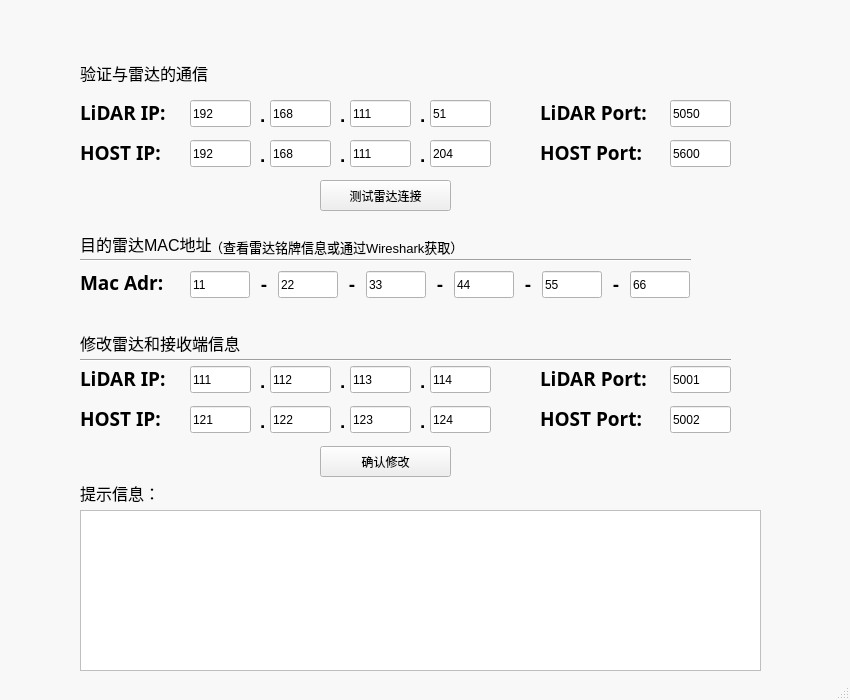
<?xml version="1.0" encoding="UTF-8"?>
<ui version="4.0">
 <class>Mainwindow</class>
 <widget class="QMainWindow" name="Mainwindow">
  <property name="geometry">
   <rect>
    <x>0</x>
    <y>0</y>
    <width>850</width>
    <height>700</height>
   </rect>
  </property>
  <property name="minimumSize">
   <size>
    <width>850</width>
    <height>700</height>
   </size>
  </property>
  <property name="maximumSize">
   <size>
    <width>850</width>
    <height>700</height>
   </size>
  </property>
  <property name="palette">
   <palette>
    <active>
     <colorrole role="Base">
      <brush brushstyle="SolidPattern">
       <color alpha="255">
        <red>255</red>
        <green>255</green>
        <blue>255</blue>
       </color>
      </brush>
     </colorrole>
     <colorrole role="Window">
      <brush brushstyle="SolidPattern">
       <color alpha="255">
        <red>249</red>
        <green>248</green>
        <blue>248</blue>
       </color>
      </brush>
     </colorrole>
    </active>
    <inactive>
     <colorrole role="Base">
      <brush brushstyle="SolidPattern">
       <color alpha="255">
        <red>255</red>
        <green>255</green>
        <blue>255</blue>
       </color>
      </brush>
     </colorrole>
     <colorrole role="Window">
      <brush brushstyle="SolidPattern">
       <color alpha="255">
        <red>249</red>
        <green>248</green>
        <blue>248</blue>
       </color>
      </brush>
     </colorrole>
    </inactive>
    <disabled>
     <colorrole role="Base">
      <brush brushstyle="SolidPattern">
       <color alpha="255">
        <red>249</red>
        <green>248</green>
        <blue>248</blue>
       </color>
      </brush>
     </colorrole>
     <colorrole role="Window">
      <brush brushstyle="SolidPattern">
       <color alpha="255">
        <red>249</red>
        <green>248</green>
        <blue>248</blue>
       </color>
      </brush>
     </colorrole>
    </disabled>
   </palette>
  </property>
  <property name="windowTitle">
   <string>Tanway User Menu</string>
  </property>
  <widget class="QWidget" name="centralwidget">
   <widget class="QLineEdit" name="NewLiDARIP1">
    <property name="geometry">
     <rect>
      <x>190</x>
      <y>366</y>
      <width>61</width>
      <height>27</height>
     </rect>
    </property>
    <property name="text">
     <string>111</string>
    </property>
   </widget>
   <widget class="QLineEdit" name="NewLiDARIP2">
    <property name="geometry">
     <rect>
      <x>270</x>
      <y>366</y>
      <width>61</width>
      <height>27</height>
     </rect>
    </property>
    <property name="text">
     <string>112</string>
    </property>
   </widget>
   <widget class="QLineEdit" name="NewLiDARIP3">
    <property name="geometry">
     <rect>
      <x>350</x>
      <y>366</y>
      <width>61</width>
      <height>27</height>
     </rect>
    </property>
    <property name="text">
     <string>113</string>
    </property>
   </widget>
   <widget class="QLineEdit" name="NewLiDARIP4">
    <property name="geometry">
     <rect>
      <x>430</x>
      <y>366</y>
      <width>61</width>
      <height>27</height>
     </rect>
    </property>
    <property name="text">
     <string>114</string>
    </property>
   </widget>
   <widget class="QLabel" name="NewLiDARIP_label">
    <property name="geometry">
     <rect>
      <x>80</x>
      <y>366</y>
      <width>103</width>
      <height>25</height>
     </rect>
    </property>
    <property name="font">
     <font>
      <family>Tlwg Mono</family>
      <pointsize>14</pointsize>
      <weight>75</weight>
      <italic>false</italic>
      <bold>true</bold>
     </font>
    </property>
    <property name="layoutDirection">
     <enum>Qt::RightToLeft</enum>
    </property>
    <property name="text">
     <string>LiDAR IP:</string>
    </property>
   </widget>
   <widget class="QLabel" name="NewLPdot1">
    <property name="geometry">
     <rect>
      <x>260</x>
      <y>366</y>
      <width>10</width>
      <height>30</height>
     </rect>
    </property>
    <property name="font">
     <font>
      <pointsize>14</pointsize>
      <weight>75</weight>
      <bold>true</bold>
     </font>
    </property>
    <property name="text">
     <string>.</string>
    </property>
   </widget>
   <widget class="QLabel" name="NewLPdot2">
    <property name="geometry">
     <rect>
      <x>340</x>
      <y>366</y>
      <width>10</width>
      <height>30</height>
     </rect>
    </property>
    <property name="font">
     <font>
      <pointsize>14</pointsize>
      <weight>75</weight>
      <bold>true</bold>
     </font>
    </property>
    <property name="text">
     <string>.</string>
    </property>
   </widget>
   <widget class="QLabel" name="NewLPdot3">
    <property name="geometry">
     <rect>
      <x>420</x>
      <y>366</y>
      <width>10</width>
      <height>30</height>
     </rect>
    </property>
    <property name="font">
     <font>
      <pointsize>14</pointsize>
      <weight>75</weight>
      <bold>true</bold>
     </font>
    </property>
    <property name="text">
     <string>.</string>
    </property>
   </widget>
   <widget class="QLabel" name="NewLiDARPort_label">
    <property name="geometry">
     <rect>
      <x>540</x>
      <y>366</y>
      <width>126</width>
      <height>25</height>
     </rect>
    </property>
    <property name="font">
     <font>
      <family>Tlwg Mono</family>
      <pointsize>14</pointsize>
      <weight>75</weight>
      <italic>false</italic>
      <bold>true</bold>
     </font>
    </property>
    <property name="layoutDirection">
     <enum>Qt::RightToLeft</enum>
    </property>
    <property name="text">
     <string>LiDAR Port:</string>
    </property>
   </widget>
   <widget class="QLineEdit" name="NewLiDARPort">
    <property name="geometry">
     <rect>
      <x>670</x>
      <y>366</y>
      <width>61</width>
      <height>27</height>
     </rect>
    </property>
    <property name="text">
     <string>5001</string>
    </property>
   </widget>
   <widget class="QLineEdit" name="NewHOSTIP3">
    <property name="geometry">
     <rect>
      <x>350</x>
      <y>406</y>
      <width>61</width>
      <height>27</height>
     </rect>
    </property>
    <property name="text">
     <string>123</string>
    </property>
   </widget>
   <widget class="QLabel" name="NewHPdot2">
    <property name="geometry">
     <rect>
      <x>340</x>
      <y>406</y>
      <width>10</width>
      <height>30</height>
     </rect>
    </property>
    <property name="font">
     <font>
      <pointsize>14</pointsize>
      <weight>75</weight>
      <bold>true</bold>
     </font>
    </property>
    <property name="text">
     <string>.</string>
    </property>
   </widget>
   <widget class="QLineEdit" name="NewHOSTPort">
    <property name="geometry">
     <rect>
      <x>670</x>
      <y>406</y>
      <width>61</width>
      <height>27</height>
     </rect>
    </property>
    <property name="text">
     <string>5002</string>
    </property>
   </widget>
   <widget class="QLineEdit" name="NewHOSTIP1">
    <property name="geometry">
     <rect>
      <x>190</x>
      <y>406</y>
      <width>61</width>
      <height>27</height>
     </rect>
    </property>
    <property name="text">
     <string>121</string>
    </property>
   </widget>
   <widget class="QLabel" name="NewHPdot3">
    <property name="geometry">
     <rect>
      <x>420</x>
      <y>406</y>
      <width>10</width>
      <height>30</height>
     </rect>
    </property>
    <property name="font">
     <font>
      <pointsize>14</pointsize>
      <weight>75</weight>
      <bold>true</bold>
     </font>
    </property>
    <property name="text">
     <string>.</string>
    </property>
   </widget>
   <widget class="QLabel" name="NewHOSTIP_label_2">
    <property name="geometry">
     <rect>
      <x>80</x>
      <y>406</y>
      <width>103</width>
      <height>25</height>
     </rect>
    </property>
    <property name="font">
     <font>
      <family>Tlwg Mono</family>
      <pointsize>14</pointsize>
      <weight>75</weight>
      <italic>false</italic>
      <bold>true</bold>
     </font>
    </property>
    <property name="layoutDirection">
     <enum>Qt::RightToLeft</enum>
    </property>
    <property name="text">
     <string>HOST IP:</string>
    </property>
   </widget>
   <widget class="QLineEdit" name="NewHOSTIP4">
    <property name="geometry">
     <rect>
      <x>430</x>
      <y>406</y>
      <width>61</width>
      <height>27</height>
     </rect>
    </property>
    <property name="text">
     <string>124</string>
    </property>
   </widget>
   <widget class="QLabel" name="NewHPdot1">
    <property name="geometry">
     <rect>
      <x>260</x>
      <y>406</y>
      <width>10</width>
      <height>30</height>
     </rect>
    </property>
    <property name="font">
     <font>
      <pointsize>14</pointsize>
      <weight>75</weight>
      <bold>true</bold>
     </font>
    </property>
    <property name="text">
     <string>.</string>
    </property>
   </widget>
   <widget class="QLineEdit" name="NewHOSTIP2">
    <property name="geometry">
     <rect>
      <x>270</x>
      <y>406</y>
      <width>61</width>
      <height>27</height>
     </rect>
    </property>
    <property name="text">
     <string>122</string>
    </property>
   </widget>
   <widget class="QLabel" name="NewHOSTPort_label">
    <property name="geometry">
     <rect>
      <x>540</x>
      <y>406</y>
      <width>126</width>
      <height>25</height>
     </rect>
    </property>
    <property name="font">
     <font>
      <family>Tlwg Mono</family>
      <pointsize>14</pointsize>
      <weight>75</weight>
      <italic>false</italic>
      <bold>true</bold>
     </font>
    </property>
    <property name="layoutDirection">
     <enum>Qt::RightToLeft</enum>
    </property>
    <property name="text">
     <string>HOST Port:</string>
    </property>
   </widget>
   <widget class="QPushButton" name="SetIP">
    <property name="geometry">
     <rect>
      <x>320</x>
      <y>446</y>
      <width>131</width>
      <height>31</height>
     </rect>
    </property>
    <property name="text">
     <string>确认修改</string>
    </property>
   </widget>
   <widget class="QLineEdit" name="OriLiDARPort">
    <property name="geometry">
     <rect>
      <x>670</x>
      <y>100</y>
      <width>61</width>
      <height>27</height>
     </rect>
    </property>
    <property name="text">
     <string>5050</string>
    </property>
   </widget>
   <widget class="QLineEdit" name="OriHOSTIP4">
    <property name="geometry">
     <rect>
      <x>430</x>
      <y>140</y>
      <width>61</width>
      <height>27</height>
     </rect>
    </property>
    <property name="text">
     <string>204</string>
    </property>
   </widget>
   <widget class="QLabel" name="OriHPdot3">
    <property name="geometry">
     <rect>
      <x>420</x>
      <y>140</y>
      <width>10</width>
      <height>30</height>
     </rect>
    </property>
    <property name="minimumSize">
     <size>
      <width>10</width>
      <height>30</height>
     </size>
    </property>
    <property name="maximumSize">
     <size>
      <width>10</width>
      <height>30</height>
     </size>
    </property>
    <property name="font">
     <font>
      <pointsize>14</pointsize>
      <weight>75</weight>
      <bold>true</bold>
     </font>
    </property>
    <property name="text">
     <string>.</string>
    </property>
   </widget>
   <widget class="QLabel" name="OriLPdot2">
    <property name="geometry">
     <rect>
      <x>340</x>
      <y>100</y>
      <width>10</width>
      <height>30</height>
     </rect>
    </property>
    <property name="minimumSize">
     <size>
      <width>10</width>
      <height>30</height>
     </size>
    </property>
    <property name="maximumSize">
     <size>
      <width>10</width>
      <height>30</height>
     </size>
    </property>
    <property name="font">
     <font>
      <pointsize>14</pointsize>
      <weight>75</weight>
      <bold>true</bold>
     </font>
    </property>
    <property name="text">
     <string>.</string>
    </property>
   </widget>
   <widget class="QLineEdit" name="OriLiDARIP2">
    <property name="geometry">
     <rect>
      <x>270</x>
      <y>100</y>
      <width>61</width>
      <height>27</height>
     </rect>
    </property>
    <property name="text">
     <string>168</string>
    </property>
   </widget>
   <widget class="QLabel" name="OriLPdot1">
    <property name="geometry">
     <rect>
      <x>260</x>
      <y>100</y>
      <width>10</width>
      <height>30</height>
     </rect>
    </property>
    <property name="minimumSize">
     <size>
      <width>10</width>
      <height>30</height>
     </size>
    </property>
    <property name="maximumSize">
     <size>
      <width>10</width>
      <height>30</height>
     </size>
    </property>
    <property name="font">
     <font>
      <pointsize>14</pointsize>
      <weight>75</weight>
      <bold>true</bold>
     </font>
    </property>
    <property name="text">
     <string>.</string>
    </property>
   </widget>
   <widget class="QLabel" name="OriLiDARPort_label">
    <property name="geometry">
     <rect>
      <x>540</x>
      <y>100</y>
      <width>126</width>
      <height>25</height>
     </rect>
    </property>
    <property name="font">
     <font>
      <family>Tlwg Mono</family>
      <pointsize>14</pointsize>
      <weight>75</weight>
      <italic>false</italic>
      <bold>true</bold>
     </font>
    </property>
    <property name="layoutDirection">
     <enum>Qt::RightToLeft</enum>
    </property>
    <property name="text">
     <string>LiDAR Port:</string>
    </property>
   </widget>
   <widget class="QLabel" name="OriHPdot2">
    <property name="geometry">
     <rect>
      <x>340</x>
      <y>140</y>
      <width>10</width>
      <height>30</height>
     </rect>
    </property>
    <property name="minimumSize">
     <size>
      <width>10</width>
      <height>30</height>
     </size>
    </property>
    <property name="maximumSize">
     <size>
      <width>10</width>
      <height>30</height>
     </size>
    </property>
    <property name="font">
     <font>
      <pointsize>14</pointsize>
      <weight>75</weight>
      <bold>true</bold>
     </font>
    </property>
    <property name="text">
     <string>.</string>
    </property>
   </widget>
   <widget class="QLabel" name="OriLiDARIP_label">
    <property name="geometry">
     <rect>
      <x>80</x>
      <y>100</y>
      <width>103</width>
      <height>25</height>
     </rect>
    </property>
    <property name="font">
     <font>
      <family>Tlwg Mono</family>
      <pointsize>14</pointsize>
      <weight>75</weight>
      <italic>false</italic>
      <bold>true</bold>
     </font>
    </property>
    <property name="layoutDirection">
     <enum>Qt::RightToLeft</enum>
    </property>
    <property name="text">
     <string>LiDAR IP:</string>
    </property>
   </widget>
   <widget class="QLineEdit" name="OriHOSTIP3">
    <property name="geometry">
     <rect>
      <x>350</x>
      <y>140</y>
      <width>61</width>
      <height>27</height>
     </rect>
    </property>
    <property name="text">
     <string>111</string>
    </property>
   </widget>
   <widget class="QLineEdit" name="OriLiDARIP3">
    <property name="geometry">
     <rect>
      <x>350</x>
      <y>100</y>
      <width>61</width>
      <height>27</height>
     </rect>
    </property>
    <property name="text">
     <string>111</string>
    </property>
   </widget>
   <widget class="QLabel" name="OriHOSTPort_label">
    <property name="geometry">
     <rect>
      <x>540</x>
      <y>140</y>
      <width>126</width>
      <height>25</height>
     </rect>
    </property>
    <property name="font">
     <font>
      <family>Tlwg Mono</family>
      <pointsize>14</pointsize>
      <weight>75</weight>
      <italic>false</italic>
      <bold>true</bold>
     </font>
    </property>
    <property name="layoutDirection">
     <enum>Qt::RightToLeft</enum>
    </property>
    <property name="text">
     <string>HOST Port:</string>
    </property>
   </widget>
   <widget class="QLineEdit" name="OriLiDARIP1">
    <property name="geometry">
     <rect>
      <x>190</x>
      <y>100</y>
      <width>61</width>
      <height>27</height>
     </rect>
    </property>
    <property name="text">
     <string>192</string>
    </property>
   </widget>
   <widget class="QLabel" name="OriHPdot1">
    <property name="geometry">
     <rect>
      <x>260</x>
      <y>140</y>
      <width>10</width>
      <height>30</height>
     </rect>
    </property>
    <property name="minimumSize">
     <size>
      <width>10</width>
      <height>30</height>
     </size>
    </property>
    <property name="maximumSize">
     <size>
      <width>10</width>
      <height>30</height>
     </size>
    </property>
    <property name="font">
     <font>
      <pointsize>14</pointsize>
      <weight>75</weight>
      <bold>true</bold>
     </font>
    </property>
    <property name="text">
     <string>.</string>
    </property>
   </widget>
   <widget class="QLabel" name="OriHOSTIP_label">
    <property name="geometry">
     <rect>
      <x>80</x>
      <y>140</y>
      <width>103</width>
      <height>25</height>
     </rect>
    </property>
    <property name="font">
     <font>
      <family>Tlwg Mono</family>
      <pointsize>14</pointsize>
      <weight>75</weight>
      <italic>false</italic>
      <bold>true</bold>
     </font>
    </property>
    <property name="layoutDirection">
     <enum>Qt::RightToLeft</enum>
    </property>
    <property name="text">
     <string>HOST IP:</string>
    </property>
   </widget>
   <widget class="QLineEdit" name="OriLiDARIP4">
    <property name="geometry">
     <rect>
      <x>430</x>
      <y>100</y>
      <width>61</width>
      <height>27</height>
     </rect>
    </property>
    <property name="text">
     <string>51</string>
    </property>
   </widget>
   <widget class="QLineEdit" name="OriHOSTIP2">
    <property name="geometry">
     <rect>
      <x>270</x>
      <y>140</y>
      <width>61</width>
      <height>27</height>
     </rect>
    </property>
    <property name="text">
     <string>168</string>
    </property>
   </widget>
   <widget class="QLineEdit" name="OriHOSTIP1">
    <property name="geometry">
     <rect>
      <x>190</x>
      <y>140</y>
      <width>61</width>
      <height>27</height>
     </rect>
    </property>
    <property name="text">
     <string>192</string>
    </property>
   </widget>
   <widget class="QLabel" name="OriLPdot3">
    <property name="geometry">
     <rect>
      <x>420</x>
      <y>100</y>
      <width>10</width>
      <height>30</height>
     </rect>
    </property>
    <property name="minimumSize">
     <size>
      <width>10</width>
      <height>30</height>
     </size>
    </property>
    <property name="maximumSize">
     <size>
      <width>10</width>
      <height>30</height>
     </size>
    </property>
    <property name="font">
     <font>
      <pointsize>14</pointsize>
      <weight>75</weight>
      <bold>true</bold>
     </font>
    </property>
    <property name="text">
     <string>.</string>
    </property>
   </widget>
   <widget class="QLineEdit" name="OriHOSTPort">
    <property name="geometry">
     <rect>
      <x>670</x>
      <y>140</y>
      <width>61</width>
      <height>27</height>
     </rect>
    </property>
    <property name="text">
     <string>5600</string>
    </property>
   </widget>
   <widget class="QPushButton" name="Check">
    <property name="geometry">
     <rect>
      <x>320</x>
      <y>180</y>
      <width>131</width>
      <height>31</height>
     </rect>
    </property>
    <property name="text">
     <string>测试雷达连接</string>
    </property>
   </widget>
   <widget class="QLabel" name="label">
    <property name="geometry">
     <rect>
      <x>80</x>
      <y>330</y>
      <width>160</width>
      <height>25</height>
     </rect>
    </property>
    <property name="font">
     <font>
      <pointsize>12</pointsize>
      <italic>false</italic>
     </font>
    </property>
    <property name="cursor">
     <cursorShape>PointingHandCursor</cursorShape>
    </property>
    <property name="focusPolicy">
     <enum>Qt::NoFocus</enum>
    </property>
    <property name="autoFillBackground">
     <bool>false</bool>
    </property>
    <property name="text">
     <string>修改雷达和接收端信息</string>
    </property>
   </widget>
   <widget class="QLabel" name="label_2">
    <property name="geometry">
     <rect>
      <x>80</x>
      <y>60</y>
      <width>160</width>
      <height>25</height>
     </rect>
    </property>
    <property name="font">
     <font>
      <pointsize>12</pointsize>
      <italic>false</italic>
     </font>
    </property>
    <property name="cursor">
     <cursorShape>PointingHandCursor</cursorShape>
    </property>
    <property name="focusPolicy">
     <enum>Qt::NoFocus</enum>
    </property>
    <property name="autoFillBackground">
     <bool>false</bool>
    </property>
    <property name="text">
     <string>验证与雷达的通信</string>
    </property>
   </widget>
   <widget class="QTextEdit" name="OperateOut">
    <property name="geometry">
     <rect>
      <x>80</x>
      <y>510</y>
      <width>681</width>
      <height>161</height>
     </rect>
    </property>
    <property name="readOnly">
     <bool>true</bool>
    </property>
   </widget>
   <widget class="QLabel" name="logo">
    <property name="geometry">
     <rect>
      <x>500</x>
      <y>20</y>
      <width>800</width>
      <height>60</height>
     </rect>
    </property>
    <property name="text">
     <string/>
    </property>
    <property name="pixmap">
     <pixmap>logo.png</pixmap>
    </property>
   </widget>
   <widget class="QLabel" name="label_5">
    <property name="geometry">
     <rect>
      <x>80</x>
      <y>480</y>
      <width>160</width>
      <height>25</height>
     </rect>
    </property>
    <property name="font">
     <font>
      <pointsize>12</pointsize>
      <italic>false</italic>
     </font>
    </property>
    <property name="cursor">
     <cursorShape>PointingHandCursor</cursorShape>
    </property>
    <property name="focusPolicy">
     <enum>Qt::NoFocus</enum>
    </property>
    <property name="autoFillBackground">
     <bool>false</bool>
    </property>
    <property name="text">
     <string>提示信息：</string>
    </property>
   </widget>
   <widget class="QLabel" name="label_3">
    <property name="geometry">
     <rect>
      <x>80</x>
      <y>230</y>
      <width>141</width>
      <height>27</height>
     </rect>
    </property>
    <property name="font">
     <font>
      <pointsize>12</pointsize>
      <italic>false</italic>
     </font>
    </property>
    <property name="cursor">
     <cursorShape>PointingHandCursor</cursorShape>
    </property>
    <property name="focusPolicy">
     <enum>Qt::NoFocus</enum>
    </property>
    <property name="autoFillBackground">
     <bool>false</bool>
    </property>
    <property name="text">
     <string>目的雷达MAC地址</string>
    </property>
   </widget>
   <widget class="Line" name="line_2">
    <property name="geometry">
     <rect>
      <x>80</x>
      <y>250</y>
      <width>611</width>
      <height>20</height>
     </rect>
    </property>
    <property name="orientation">
     <enum>Qt::Horizontal</enum>
    </property>
   </widget>
   <widget class="QLabel" name="LiDARMac_label">
    <property name="geometry">
     <rect>
      <x>80</x>
      <y>270</y>
      <width>103</width>
      <height>25</height>
     </rect>
    </property>
    <property name="font">
     <font>
      <family>Tlwg Mono</family>
      <pointsize>14</pointsize>
      <weight>75</weight>
      <italic>false</italic>
      <bold>true</bold>
     </font>
    </property>
    <property name="layoutDirection">
     <enum>Qt::RightToLeft</enum>
    </property>
    <property name="text">
     <string>Mac Adr:</string>
    </property>
   </widget>
   <widget class="Line" name="line_3">
    <property name="geometry">
     <rect>
      <x>80</x>
      <y>350</y>
      <width>651</width>
      <height>20</height>
     </rect>
    </property>
    <property name="orientation">
     <enum>Qt::Horizontal</enum>
    </property>
   </widget>
   <widget class="QLabel" name="label_4">
    <property name="geometry">
     <rect>
      <x>210</x>
      <y>230</y>
      <width>471</width>
      <height>27</height>
     </rect>
    </property>
    <property name="font">
     <font>
      <pointsize>10</pointsize>
      <italic>false</italic>
     </font>
    </property>
    <property name="cursor">
     <cursorShape>PointingHandCursor</cursorShape>
    </property>
    <property name="focusPolicy">
     <enum>Qt::NoFocus</enum>
    </property>
    <property name="autoFillBackground">
     <bool>false</bool>
    </property>
    <property name="text">
     <string>（查看雷达铭牌信息或通过Wireshark获取）</string>
    </property>
    <property name="alignment">
     <set>Qt::AlignBottom|Qt::AlignLeading|Qt::AlignLeft</set>
    </property>
   </widget>
   <widget class="QWidget" name="layoutWidget">
    <property name="geometry">
     <rect>
      <x>190</x>
      <y>270</y>
      <width>502</width>
      <height>29</height>
     </rect>
    </property>
    <layout class="QHBoxLayout" name="horizontalLayout">
     <item>
      <widget class="QLineEdit" name="LiDARMac1">
       <property name="minimumSize">
        <size>
         <width>60</width>
         <height>27</height>
        </size>
       </property>
       <property name="maximumSize">
        <size>
         <width>60</width>
         <height>27</height>
        </size>
       </property>
       <property name="text">
        <string>11</string>
       </property>
      </widget>
     </item>
     <item>
      <widget class="QLabel" name="Macsline_1">
       <property name="minimumSize">
        <size>
         <width>16</width>
         <height>27</height>
        </size>
       </property>
       <property name="maximumSize">
        <size>
         <width>16</width>
         <height>27</height>
        </size>
       </property>
       <property name="font">
        <font>
         <pointsize>14</pointsize>
         <weight>75</weight>
         <bold>true</bold>
        </font>
       </property>
       <property name="text">
        <string>-</string>
       </property>
       <property name="alignment">
        <set>Qt::AlignCenter</set>
       </property>
      </widget>
     </item>
     <item>
      <widget class="QLineEdit" name="LiDARMac2">
       <property name="minimumSize">
        <size>
         <width>60</width>
         <height>27</height>
        </size>
       </property>
       <property name="maximumSize">
        <size>
         <width>60</width>
         <height>27</height>
        </size>
       </property>
       <property name="text">
        <string>22</string>
       </property>
      </widget>
     </item>
     <item>
      <widget class="QLabel" name="Macsline_2">
       <property name="minimumSize">
        <size>
         <width>16</width>
         <height>27</height>
        </size>
       </property>
       <property name="maximumSize">
        <size>
         <width>16</width>
         <height>27</height>
        </size>
       </property>
       <property name="font">
        <font>
         <pointsize>14</pointsize>
         <weight>75</weight>
         <bold>true</bold>
        </font>
       </property>
       <property name="text">
        <string>-</string>
       </property>
       <property name="alignment">
        <set>Qt::AlignCenter</set>
       </property>
      </widget>
     </item>
     <item>
      <widget class="QLineEdit" name="LiDARMac3">
       <property name="minimumSize">
        <size>
         <width>60</width>
         <height>27</height>
        </size>
       </property>
       <property name="maximumSize">
        <size>
         <width>60</width>
         <height>27</height>
        </size>
       </property>
       <property name="text">
        <string>33</string>
       </property>
      </widget>
     </item>
     <item>
      <widget class="QLabel" name="Macsline_3">
       <property name="minimumSize">
        <size>
         <width>16</width>
         <height>27</height>
        </size>
       </property>
       <property name="maximumSize">
        <size>
         <width>16</width>
         <height>27</height>
        </size>
       </property>
       <property name="font">
        <font>
         <pointsize>14</pointsize>
         <weight>75</weight>
         <bold>true</bold>
        </font>
       </property>
       <property name="text">
        <string>-</string>
       </property>
       <property name="alignment">
        <set>Qt::AlignCenter</set>
       </property>
      </widget>
     </item>
     <item>
      <widget class="QLineEdit" name="LiDARMac4">
       <property name="minimumSize">
        <size>
         <width>60</width>
         <height>27</height>
        </size>
       </property>
       <property name="maximumSize">
        <size>
         <width>60</width>
         <height>27</height>
        </size>
       </property>
       <property name="text">
        <string>44</string>
       </property>
      </widget>
     </item>
     <item>
      <widget class="QLabel" name="Macsline_4">
       <property name="minimumSize">
        <size>
         <width>16</width>
         <height>27</height>
        </size>
       </property>
       <property name="maximumSize">
        <size>
         <width>16</width>
         <height>27</height>
        </size>
       </property>
       <property name="font">
        <font>
         <pointsize>14</pointsize>
         <weight>75</weight>
         <bold>true</bold>
        </font>
       </property>
       <property name="text">
        <string>-</string>
       </property>
       <property name="alignment">
        <set>Qt::AlignCenter</set>
       </property>
      </widget>
     </item>
     <item>
      <widget class="QLineEdit" name="LiDARMac5">
       <property name="minimumSize">
        <size>
         <width>60</width>
         <height>27</height>
        </size>
       </property>
       <property name="maximumSize">
        <size>
         <width>60</width>
         <height>27</height>
        </size>
       </property>
       <property name="text">
        <string>55</string>
       </property>
      </widget>
     </item>
     <item>
      <widget class="QLabel" name="Macsline_5">
       <property name="minimumSize">
        <size>
         <width>16</width>
         <height>27</height>
        </size>
       </property>
       <property name="maximumSize">
        <size>
         <width>16</width>
         <height>27</height>
        </size>
       </property>
       <property name="font">
        <font>
         <pointsize>14</pointsize>
         <weight>75</weight>
         <bold>true</bold>
        </font>
       </property>
       <property name="text">
        <string>-</string>
       </property>
       <property name="alignment">
        <set>Qt::AlignCenter</set>
       </property>
      </widget>
     </item>
     <item>
      <widget class="QLineEdit" name="LiDARMac6">
       <property name="minimumSize">
        <size>
         <width>60</width>
         <height>27</height>
        </size>
       </property>
       <property name="maximumSize">
        <size>
         <width>60</width>
         <height>27</height>
        </size>
       </property>
       <property name="text">
        <string>66</string>
       </property>
      </widget>
     </item>
    </layout>
   </widget>
  </widget>
  <widget class="QStatusBar" name="statusbar"/>
 </widget>
 <tabstops>
  <tabstop>OriLiDARIP1</tabstop>
  <tabstop>OriLiDARIP2</tabstop>
  <tabstop>OriLiDARIP3</tabstop>
  <tabstop>OriLiDARIP4</tabstop>
  <tabstop>OriLiDARPort</tabstop>
  <tabstop>OriHOSTIP1</tabstop>
  <tabstop>OriHOSTIP2</tabstop>
  <tabstop>OriHOSTIP3</tabstop>
  <tabstop>OriHOSTIP4</tabstop>
  <tabstop>OriHOSTPort</tabstop>
  <tabstop>Check</tabstop>
  <tabstop>NewLiDARIP1</tabstop>
  <tabstop>NewLiDARIP2</tabstop>
  <tabstop>NewLiDARIP3</tabstop>
  <tabstop>NewLiDARIP4</tabstop>
  <tabstop>NewLiDARPort</tabstop>
  <tabstop>NewHOSTIP1</tabstop>
  <tabstop>NewHOSTIP2</tabstop>
  <tabstop>NewHOSTIP3</tabstop>
  <tabstop>NewHOSTIP4</tabstop>
  <tabstop>NewHOSTPort</tabstop>
  <tabstop>SetIP</tabstop>
  <tabstop>OperateOut</tabstop>
 </tabstops>
 <resources/>
 <connections/>
</ui>
